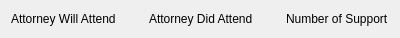
<?xml version="1.0" encoding="UTF-8"?>
<ui version="4.0">
 <class>AttorneyHeaderView</class>
 <widget class="QWidget" name="AttorneyHeaderView">
  <property name="geometry">
   <rect>
    <x>0</x>
    <y>0</y>
    <width>400</width>
    <height>38</height>
   </rect>
  </property>
  <property name="minimumSize">
   <size>
    <width>0</width>
    <height>38</height>
   </size>
  </property>
  <property name="windowTitle">
   <string>Form</string>
  </property>
  <layout class="QHBoxLayout" name="horizontalLayout">
   <item>
    <widget class="QLabel" name="label">
     <property name="text">
      <string>Attorney Will Attend</string>
     </property>
    </widget>
   </item>
   <item>
    <spacer name="horizontalSpacer">
     <property name="orientation">
      <enum>Qt::Horizontal</enum>
     </property>
     <property name="sizeHint" stdset="0">
      <size>
       <width>40</width>
       <height>20</height>
      </size>
     </property>
    </spacer>
   </item>
   <item>
    <widget class="QLabel" name="label_2">
     <property name="text">
      <string>Attorney Did Attend</string>
     </property>
    </widget>
   </item>
   <item>
    <spacer name="horizontalSpacer_2">
     <property name="orientation">
      <enum>Qt::Horizontal</enum>
     </property>
     <property name="sizeHint" stdset="0">
      <size>
       <width>40</width>
       <height>20</height>
      </size>
     </property>
    </spacer>
   </item>
   <item>
    <widget class="QLabel" name="label_3">
     <property name="text">
      <string>Number of Support</string>
     </property>
    </widget>
   </item>
  </layout>
 </widget>
 <resources/>
 <connections/>
</ui>
